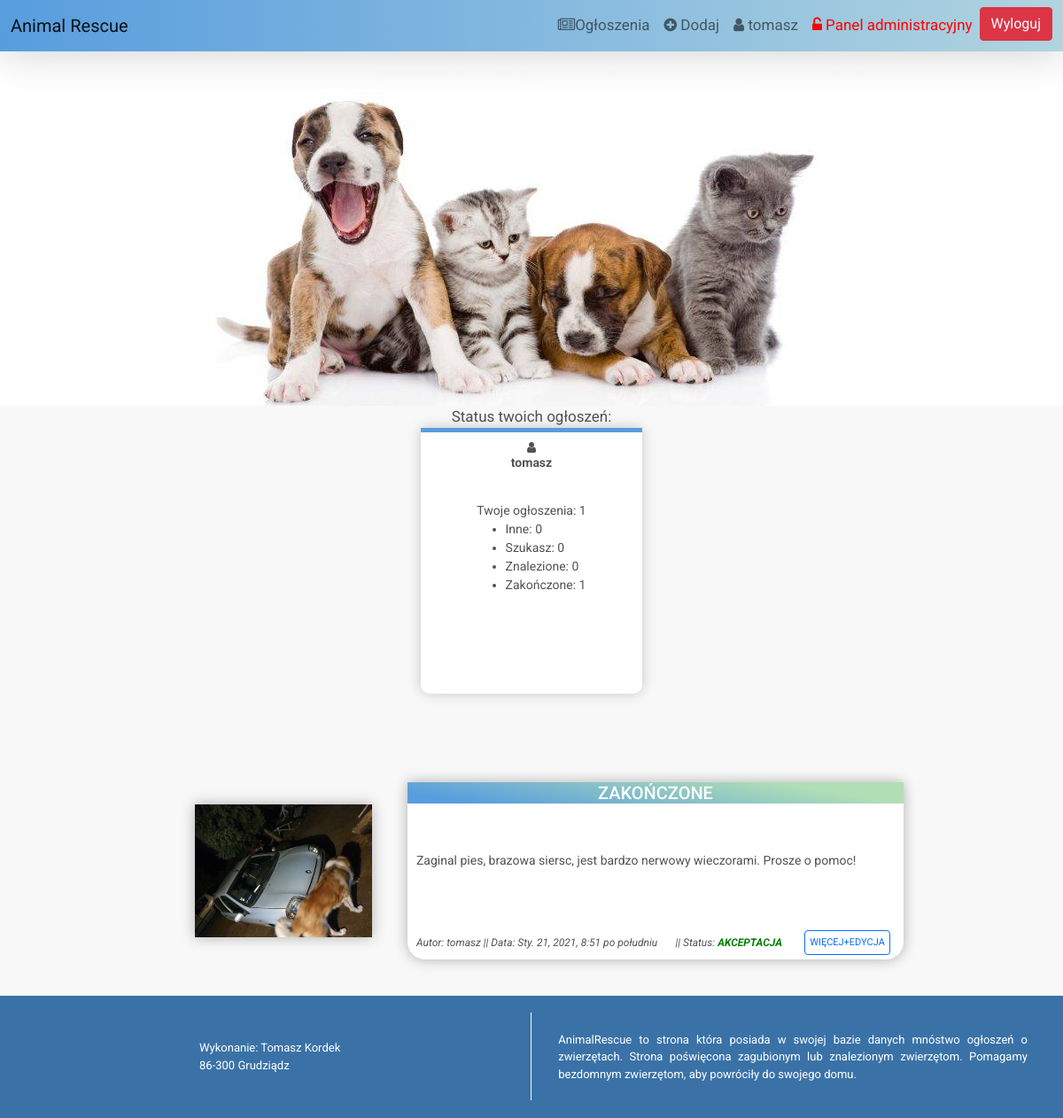
The page /user/ (signed in) on the database as committed earlier.
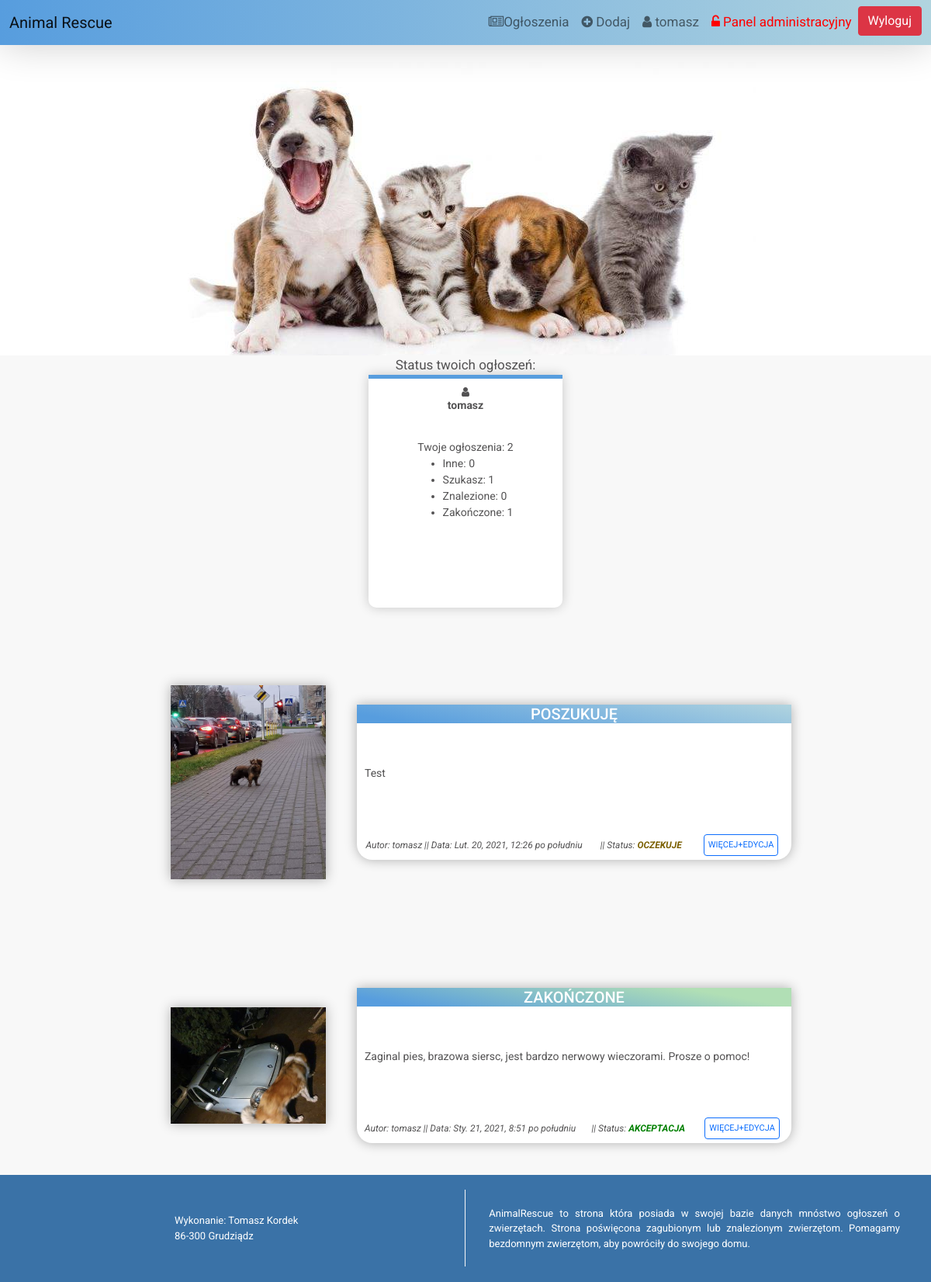
The same page on the database as committed later.
### index/models.py (models this page shows, shortened)
class ToDo(models.Model):
    Miasto = models.CharField(max_length=25, help_text='Podać miasto')
    Lokalizacja = models.CharField(max_length=50, blank=True, help_text='<b>* Pole niewymagane</b><br>Podać lokalizację(np. ulica)')
    Opis = models.TextField(help_text='Podaj dokładny opis') #jezeli nie chce to nie musi uzupelniac
    Zdjęcie = models.ImageField(upload_to='index/pictures', blank=True, help_text='<b>* Pole niewymagane</b><br>Wklej zdjęcie')
    created=models.DateTimeField(auto_now_add=True)
    user = models.ForeignKey(User, on_delete=models.CASCADE)
    Kategoria = models.CharField(max_length=15, choices=TITLE_CHOICES, help_text='Wybierz kategorie ogłoszenia')
    Kontakt = models.CharField(max_length=30, blank=True, help_text='<b>* Pole niewymagane</b><br>Numer kontaktowy, mail itp.')
    Akceptacja = models.CharField(max_length=15, choices=ACCEPT_CHOICES, blank=True)

### index/views.py (the view)
# urls.py: path('user/', views.UserTodo, name='UserTodo'),
def UserTodo(request):
    if request.user.is_authenticated:
        TODOS=ToDo.objects.all().order_by('-created')
        usercount = ToDo.objects.filter(user=request.user)
        usercountfound = ToDo.objects.filter(user=request.user).filter(Kategoria='ZNALEZIONO')
        usercountsearch = ToDo.objects.filter(user=request.user).filter(Kategoria='SZUKAM')
        usercountend = ToDo.objects.filter(user=request.user).filter(Kategoria='ZAKOŃCZONE')
        usercountothers = ToDo.objects.filter(user=request.user).filter(Kategoria='INNE')
        return render(request,'index/usertodo.html', {'TODOS':TODOS, 'usercount':usercount,'usercountfound':usercountfound, 'usercountsearch':usercountsearch,
        'usercountend':usercountend, 'usercountothers':usercountothers,})
    else:
        return render(request,'index/usertodo.html')

### index/templates/index/usertodo.html (shortened to what this page needs)
{% extends 'index/base.html' %}
{% load static %}
{% block content %}
<center>Status twoich ogłoszeń:</center>
{% if user.is_authenticated %}
  <div class="usertodo-current">
    <i class="fa fa-user"></i><b>{{ user.username }}</b>
    Twoje ogłoszenia: {{ usercount.count }}<br/>
    <ul>
      <li class="li-others">Inne: {{ usercountothers.count }}</li>
      <li class="li-search">Szukasz: {{ usercountsearch.count }}</li>
      <li class="li-found">Znalezione: {{ usercountfound.count }}</li>
      <li class="li-end">Zakończone: {{ usercountend.count }}</li>
    </ul>
  </div>
  {% for ToDo in TODOS %}
  {% ifequal ToDo.user|stringformat:"s" request.user.username %}
  <center>
  <div class="card-currents mb-3">
    <div class="row g-0">
      <div class="col-md-4">
        {% if ToDo.Zdjęcie.url is not Null %}
        <a href="{{ ToDo.Zdjęcie.url }}"><img src="{{ ToDo.Zdjęcie.url }}"></a>
        {% else %}
        Brak zdjęcia
        {% endif %}
      </div>
      <div class="col-md-8">
        {% if ToDo.Kategoria == 'ZNALEZIONO' %}
        <div class="card-body-currents">
          <h5 class="card-title">ZNALEZIONO</h5>
          {% elif ToDo.Kategoria == 'SZUKAM' %}
          <div class="card-body-currents">
          <h5 class="card-title">POSZUKUJĘ</h5>
          {% elif ToDo.Kategoria == 'INNE' %}
          <div class="card-body-currents">
          <h5 class="card-title">INNE</h5>
          {% else %}
          <div class="card-body-currents-done">
          <h5 class="card-title-done">ZAKOŃCZONE</h5>
          {% endif %}
          <p class="card-text">{{ ToDo.Opis|truncatechars:250 }}</p>
          <div class="card-info">
            <i>Autor: {{ ToDo.user}} || Data: {{ ToDo.created }}</i>
            <i> || Status:
            {% if ToDo.Akceptacja == 'TAK' %}
              <i style="color:green;"><b>AKCEPTACJA</b></i>
            {% elif ToDo.Akceptacja == 'NIE' %}
              <i style="color:red"><b>ODRZUCONY</b></i>
            {% else %}
              <i style="color:rgb(122, 95, 0)"><b>OCZEKUJE</b></i>
            {% endif %}
            </i>
            <a href="{% url 'detail' ToDo.id %}">
                <button type="button" class="btn btn-outline-primary">WIĘCEJ+EDYCJA</button>
            </a>
            </div>
          </div>
        </div>
      </div>
    </div>
  </center>
  {% endifequal %}
  {% endfor %}
{% endif %}
{% endblock %}

### index/templates/index/base.html (shortened to what this page needs)
{% load static %}
<!doctype html>
<html lang="en">
  <head>
    <link href="https://cdn.jsdelivr.net/npm/bootstrap@5.0.0-beta1/dist/css/bootstrap.min.css" rel="stylesheet">
    <link rel="stylesheet" href="https://cdnjs.cloudflare.com/ajax/libs/font-awesome/4.7.0/css/font-awesome.min.css">
    <link href="{% static 'css/style.css' %}" rel="stylesheet">
  </head>
<body>
<section id="top">
  <nav class="navbar navbar-expand-lg navbar-light">
    <div class="container-fluid">
      <a class="navbar-brand" href="{% url 'index' %}">Animal Rescue</a>
        <div class="collapse navbar-collapse justify-content-end" id="navbarNav">
          <ul class="navbar-nav">
            <li class="nav-item">
            <a class="nav-link" href="{% url 'currents' %}"><i class="fa fa-newspaper-o"></i>Ogłoszenia</a>
            </li>
            {% if user.is_authenticated %}
              <li class="nav-item">
              <a class="nav-link" href="{% url 'createtodo' %}" tabindex="-1" aria-disabled="true"><i class="fa fa-plus-circle"></i> Dodaj</a>
              </li>
              <li class="nav-item">
              <a class="nav-link" href="{% url 'UserTodo' %}"><i class="fa fa-user"></i> {{ user.username }}</a>
              </li>
              {% if user.is_superuser %}
                <li class="nav-item">
                <a class="nav-link" href="{% url 'adminsite' %}" style="color:red;"><i class="fa fa-unlock-alt"></i> Panel administracyjny</a>
                </li>
              {% endif %}
              <form action="{% url 'logoutuser' %}" method="POST">
              <li class="nav-item">
              <button type="submit" class="btn btn-danger">Wyloguj</button>
              </li>
              </form>
            {% endif %}
          </ul>
        </div>
    </div>
  </nav>
<div id="logo">
</div>
</section>
{% block content %}
{% endblock %}
<footer>
  <div>Wykonanie: Tomasz Kordek<br/>
  86-300 Grudziądz</div>
  <div>AnimalRescue to strona która posiada w swojej bazie danych mnóstwo ogłoszeń o zwierzętach.
    Strona poświęcona zagubionym lub znalezionym zwierzętom.
    Pomagamy bezdomnym zwierzętom, aby powróciły do swojego domu.
</div>
</footer>
</body>
</html>

### index/static/css/style.css (style rules this page uses)
html { height: 100%; }
body { margin: auto; background-color: rgb(248, 248, 248); color:rgb(83, 82, 83); width: 100%; min-height: 100%; display: flex; flex-direction: column; font-family: 'Roboto', sans-serif; font-size: 17px; }
#top .navbar { background-image: linear-gradient(to right, rgb(87, 157, 222) , rgb(177, 212, 223)); box-shadow: 0px 0px 50px 0px rgba(0,0,0,0.20); }
#logo { background-image: url("/static/img/bg.jpg"); background-repeat:no-repeat; background-position: center; background-size:auto; width: 100%; height: 400px; background-color: white; }
.card-title { color: rgb(87, 157, 222); }
.card-text { text-align: justify; }
.card-info { width: 100%; display: flex; justify-content: space-around; align-items: center; margin: 0; padding: 0; }
.card-info i { font-size: 12px; }
.card-info .btn { font-size: 11px; padding: 5px; margin: 5px; }
footer { position: sticky; margin-top:auto; width: 100%; min-height: 80px; background-color: rgb(58, 114, 167); color: white; display: flex; justify-content: space-around; align-items: center; padding: 10px; }
footer div { width: 100%; text-align: justify; display: flex; justify-content: center; align-items: center; font-size: 13px; padding: 30px; }
footer div:nth-of-type(1) { border-right: 1px solid rgb(248, 248, 248); }
.card-currents { margin: 30px; width: 70%; }
.col-md-4 { min-height: 200px; display: flex; justify-content: center; align-items: center; }
.col-md-8 { background-color: white; height: 200px; box-shadow: 0px 0px 15px 0px rgba(0, 0, 0, 0.3); border-bottom-right-radius: 20px; border-bottom-left-radius: 20px; }
.col-md-4 img { max-height: 250px; width: 200px; box-shadow: 0px 0px 15px 0px rgba(0, 0, 0, 0.3); }
.row { display: flex; align-items: center; min-height: 200px; margin-bottom: 40px; margin-top: 100px; }
.card-text { font-size: 14px; padding: 10px; }
.card-body-currents { display: flex; flex-direction: column; justify-content: space-between; height: 200px; }
.card-body-currents h5 { background: linear-gradient(10deg, rgb(87, 157, 222) 10%, rgb(177, 212, 223)); color: white; }
.card-body-currents-done { display: flex; flex-direction: column; justify-content: space-between; height: 200px; }
.card-body-currents-done h5 { background: linear-gradient(10deg, rgb(87, 157, 222) 10%, rgb(177, 223, 181)80%); color: white; }
.usertodo-current { margin: 0 auto; width: 250px; height: 300px; background-color: white; border-top: 5px solid rgb(87, 157, 222); box-shadow: 0px 0px 15px 0px rgba(0,0,0,0.20); display: flex; flex-direction: column; align-items: center; border-bottom-right-radius: 10px; border-bottom-left-radius: 10px; padding: 10px; font-size: 14px; }

Rows that differ between the two databases and show on the page:
added ToDo: Zdjęcie (picture), Kategoria "POSZUKUJĘ", Opis "Test", user "tomasz", created "Lut. 20, 2021, 12:26 po południu", Akceptacja "OCZEKUJE"
Other text that changed with them:
{{ usercount.count }}: "1" → "2"
{{ usercountsearch.count }}: "0" → "1"
